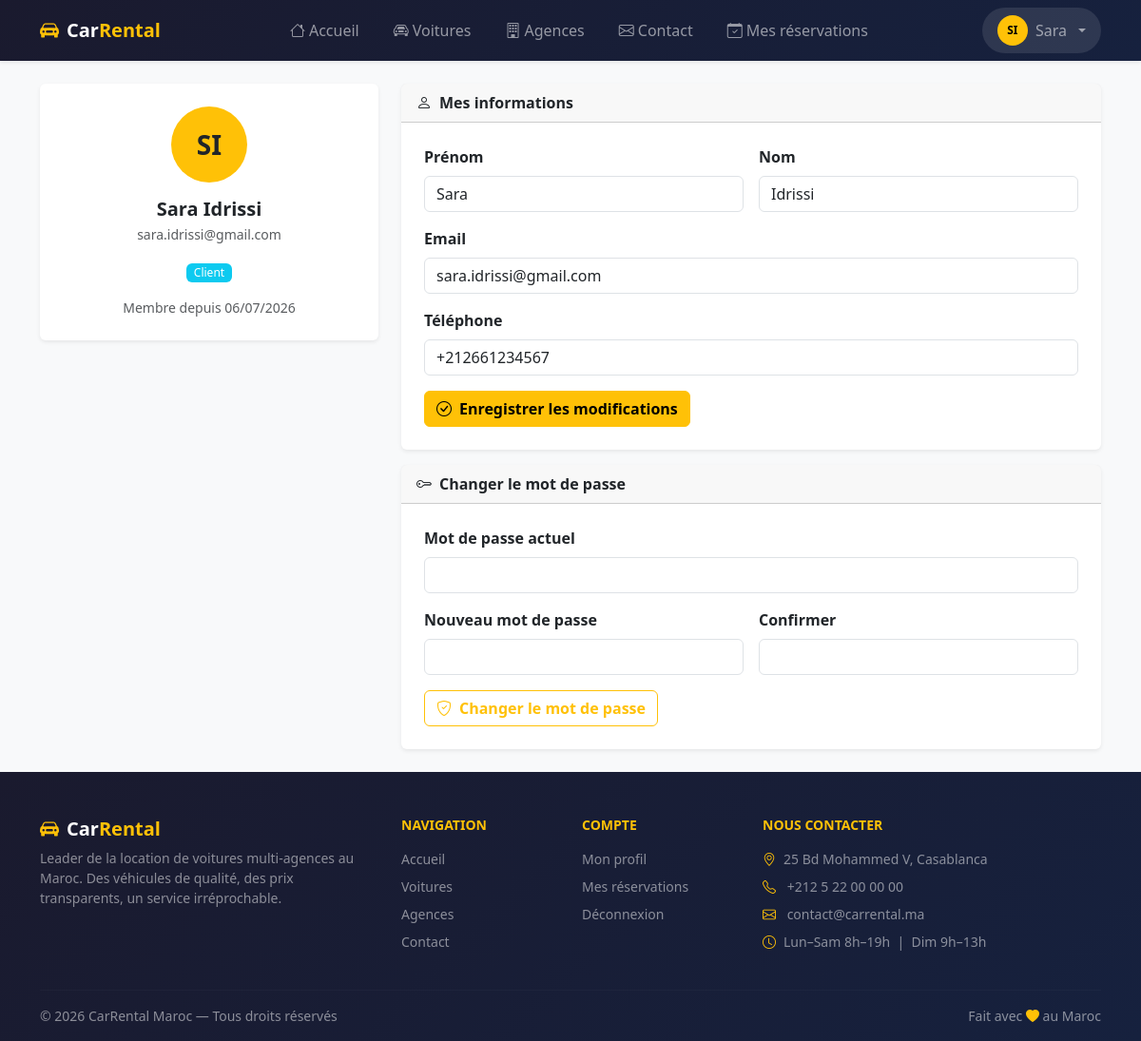
The app's page /profile (signed in) with its own data.
### tables this page shows
CREATE TABLE users (
    id          INT UNSIGNED    NOT NULL AUTO_INCREMENT,
    nom         VARCHAR(100)    NOT NULL,
    prenom      VARCHAR(100)    NOT NULL,
    email       VARCHAR(191)    NOT NULL,
    password    VARCHAR(255)    NOT NULL,
    role        ENUM('client', 'agency_manager', 'super_manager')
                                NOT NULL DEFAULT 'client',
    telephone   VARCHAR(20)     NULL,
    avatar      VARCHAR(255)    NULL,
    actif       TINYINT(1)      NOT NULL DEFAULT 1,
    created_at  TIMESTAMP       NOT NULL DEFAULT CURRENT_TIMESTAMP,
    updated_at  TIMESTAMP       NOT NULL DEFAULT CURRENT_TIMESTAMP
                                ON UPDATE CURRENT_TIMESTAMP,
    PRIMARY KEY (id),
    UNIQUE KEY uq_users_email (email),
    INDEX idx_users_role (role),
    INDEX idx_users_actif (actif)
);

### app/Views/auth/profile.php (the view, shortened to what the rows shown need)
<div class="row g-4">
    <div class="col-md-4">
        <div class="card shadow-sm text-center">
            <div class="card-body py-4">
                <div class="mx-auto mb-3 d-flex align-items-center justify-content-center bg-warning text-dark rounded-circle fw-bold"
                     style="width:80px;height:80px;font-size:28px;">
                    <?= strtoupper(substr($user['prenom'],0,1).substr($user['nom'],0,1)) ?>
                </div>
                <h5 class="fw-bold mb-1"><?= htmlspecialchars($user['prenom'].' '.$user['nom']) ?></h5>
                <p class="text-muted small"><?= htmlspecialchars($user['email']) ?></p>
                <?php
                $roleLabels = ['client'=>'Client','agency_manager'=>'Manager agence','super_manager'=>'Super manager'];
                $roleColors = ['client'=>'info','agency_manager'=>'warning','super_manager'=>'danger'];
                ?>
                <span class="badge bg-<?= $roleColors[$user['role']] ?? 'secondary' ?>">
                    <?= $roleLabels[$user['role']] ?? $user['role'] ?>
                </span>
                <div class="text-muted small mt-3">Membre depuis <?= date('d/m/Y', strtotime($user['created_at'])) ?></div>
            </div>
        </div>
    </div>
    <div class="col-md-8">
        <div class="card shadow-sm mb-3">
            <div class="card-header fw-bold"><i class="bi bi-person me-2"></i>Mes informations</div>
            <div class="card-body p-4">
                <form method="POST" action="/profile">
                    <div class="row g-3">
                        <div class="col-6">
                            <label class="form-label fw-bold">Prénom</label>
                            <input type="text" name="prenom" class="form-control" value="<?= htmlspecialchars($user['prenom']) ?>" required>
                        </div>
                        <div class="col-6">
                            <label class="form-label fw-bold">Nom</label>
                            <input type="text" name="nom" class="form-control" value="<?= htmlspecialchars($user['nom']) ?>" required>
                        </div>
                        <div class="col-12">
                            <label class="form-label fw-bold">Email</label>
                            <input type="email" name="email" class="form-control" value="<?= htmlspecialchars($user['email']) ?>" required>
                        </div>
                        <div class="col-12">
                            <label class="form-label fw-bold">Téléphone</label>
                            <input type="tel" name="telephone" class="form-control" value="<?= htmlspecialchars($user['telephone'] ?? '') ?>">
                        </div>
                        <div class="col-12">
                            <button type="submit" class="btn btn-warning fw-bold">
                                <i class="bi bi-check-circle me-2"></i>Enregistrer les modifications
                            </button>
                        </div>
                    </div>
                </form>
            </div>
        </div>
        <div class="card shadow-sm">
            <div class="card-header fw-bold"><i class="bi bi-key me-2"></i>Changer le mot de passe</div>
            <div class="card-body p-4">
                <form method="POST" action="/profile/password">
                    <div class="row g-3">
                        <div class="col-12">
                            <label class="form-label fw-bold">Mot de passe actuel</label>
                            <input type="password" name="current_password" class="form-control" required>
                        </div>
                        <div class="col-6">
                            <label class="form-label fw-bold">Nouveau mot de passe</label>
                            <input type="password" name="new_password" class="form-control" minlength="8" required>
                        </div>
                        <div class="col-6">
                            <label class="form-label fw-bold">Confirmer</label>
                            <input type="password" name="confirm_password" class="form-control" required>
                        </div>
                        <div class="col-12">
                            <button type="submit" class="btn btn-outline-warning fw-bold">
                                <i class="bi bi-shield-check me-2"></i>Changer le mot de passe
                            </button>
                        </div>
                    </div>
                </form>
            </div>
        </div>
    </div>
</div>

### core/Router.php (shortened to what the rows shown need)
<?php
class Router
{
    private array $routes = [];
    private function add(string $method, string $path, string $controller, string $action): void
    {
        $this->routes[] = [
            'method'     => $method,
            'pattern'    => $this->pathToRegex($path),
            'controller' => $controller,
            'action'     => $action,
            'params'     => $this->extractParamNames($path),
        ];
    }
    public function dispatch(string $method, string $uri): void
    {
        $uri = '/' . trim(strtok($uri, '?'), '/');
        foreach ($this->routes as $route) {
            if ($route['method'] !== $method) continue;
            if (preg_match($route['pattern'], $uri, $matches)) {
                $params = $this->extractParams($route['params'], $matches);
                $this->call($route['controller'], $route['action'], $params);
                return;
            }
        }
    }
    private function call(string $fqcn, string $action, array $params): void
    {
        $controller = new $fqcn();
        call_user_func_array([$controller, $action], $params);
    }
    private function pathToRegex(string $path): string
    {
        $pattern = preg_replace('/\{[a-z_]+\}/', '([0-9]+)', $path);
        return '#^' . $pattern . '$#';
    }
    private function extractParamNames(string $path): array
    {
        preg_match_all('/\{([a-z_]+)\}/', $path, $matches);
        return $matches[1];
    }
    private function extractParams(array $names, array $matches): array
    {
        $params = [];
        return array_values($params);
    }
}

### app/Views/layouts/navbar.php (shortened to what the rows shown need)
<?php
$role     = $_SESSION['user_role'] ?? null;
$authUser = $_SESSION['user']      ?? null;
$uri      = parse_url($_SERVER['REQUEST_URI'], PHP_URL_PATH);
function navActive(string $path, bool $exact = false): string {
    global $uri;
    return $exact ? ($uri === $path ? 'active' : '') : (str_starts_with($uri, $path) ? 'active' : '');
}
?>
<nav class="navbar navbar-expand-lg navbar-dark shadow-sm sticky-top" style="background:linear-gradient(135deg,#1a1a2e 0%,#16213e 100%);">
    <div class="container">
        <a class="navbar-brand fw-bold d-flex align-items-center gap-2" href="/">
            <span class="brand-icon"><i class="bi bi-car-front-fill text-warning"></i></span>
            <span>Car<span class="text-warning">Rental</span></span>
        </a>
        <div class="collapse navbar-collapse" id="navMain">
            <ul class="navbar-nav mx-auto gap-1">
                <li class="nav-item">
                    <a class="nav-link px-3 rounded-pill <?= navActive('/', true) ?>" href="/">
                        <i class="bi bi-house me-1"></i>Accueil
                    </a>
                </li>
                <li class="nav-item">
                    <a class="nav-link px-3 rounded-pill <?= navActive('/cars') ?>" href="/cars">
                        <i class="bi bi-car-front me-1"></i>Voitures
                    </a>
                </li>
                <li class="nav-item">
                    <a class="nav-link px-3 rounded-pill <?= navActive('/agences') ?>" href="/agences">
                        <i class="bi bi-building me-1"></i>Agences
                    </a>
                </li>
                <li class="nav-item">
                    <a class="nav-link px-3 rounded-pill <?= navActive('/contact') ?>" href="/contact">
                        <i class="bi bi-envelope me-1"></i>Contact
                    </a>
                </li>
                <?php if ($role === 'client'): ?>
                    <li class="nav-item">
                        <a class="nav-link px-3 rounded-pill <?= navActive('/reservations') ?>" href="/reservations">
                            <i class="bi bi-calendar-check me-1"></i>Mes réservations
                        </a>
                    </li>
                <?php endif; ?>
            </ul>
            <ul class="navbar-nav gap-2 align-items-lg-center">
                <?php if ($authUser): ?>
                    <li class="nav-item dropdown">
                        <a class="nav-link dropdown-toggle d-flex align-items-center gap-2 px-3 py-2 rounded-pill bg-white bg-opacity-10"
                           href="#" data-bs-toggle="dropdown">
                            <span class="avatar-sm">
                                <?= strtoupper(substr($authUser['prenom'],0,1).substr($authUser['nom'],0,1)) ?>
                            </span>
                            <span class="d-none d-lg-inline"><?= htmlspecialchars($authUser['prenom']) ?></span>
                        </a>
                    </li>
                <?php endif; ?>
            </ul>
        </div>
    </div>
</nav>

### app/Views/layouts/footer.php (shortened to what the rows shown need)
<footer class="text-white pt-5 pb-3 mt-auto" style="background:linear-gradient(135deg,#1a1a2e 0%,#16213e 100%);">
    <div class="container">
        <div class="row g-4 mb-4">
            <div class="col-lg-4">
                <a href="/" class="text-decoration-none">
                    <h5 class="fw-bold text-white mb-2">
                        <i class="bi bi-car-front-fill text-warning me-2"></i>Car<span class="text-warning">Rental</span>
                    </h5>
                </a>
                <p class="text-white-50 small">
                    Leader de la location de voitures multi-agences au Maroc.
                    Des véhicules de qualité, des prix transparents, un service irréprochable.
                </p>
            </div>
            <div class="col-6 col-lg-2">
                <h6 class="text-warning fw-bold mb-3 text-uppercase small">Navigation</h6>
                <ul class="list-unstyled small">
                    <li class="mb-2"><a href="/"        class="text-white-50 text-decoration-none footer-link">Accueil</a></li>
                    <li class="mb-2"><a href="/cars"     class="text-white-50 text-decoration-none footer-link">Voitures</a></li>
                    <li class="mb-2"><a href="/agences"  class="text-white-50 text-decoration-none footer-link">Agences</a></li>
                    <li class="mb-2"><a href="/contact"  class="text-white-50 text-decoration-none footer-link">Contact</a></li>
                </ul>
            </div>
            <div class="col-6 col-lg-2">
                <h6 class="text-warning fw-bold mb-3 text-uppercase small">Compte</h6>
                <ul class="list-unstyled small">
                    <?php if (!isset($_SESSION['user_id'])): ?>
                        <li class="mb-2"><a href="/login"    class="text-white-50 text-decoration-none footer-link">Connexion</a></li>
                        <li class="mb-2"><a href="/register" class="text-white-50 text-decoration-none footer-link">S'inscrire</a></li>
                    <?php else: ?>
                        <li class="mb-2"><a href="/profile"      class="text-white-50 text-decoration-none footer-link">Mon profil</a></li>
                        <li class="mb-2"><a href="/reservations" class="text-white-50 text-decoration-none footer-link">Mes réservations</a></li>
                        <li class="mb-2"><a href="/logout"       class="text-white-50 text-decoration-none footer-link">Déconnexion</a></li>
                    <?php endif; ?>
                </ul>
            </div>
            <div class="col-lg-4">
                <h6 class="text-warning fw-bold mb-3 text-uppercase small">Nous contacter</h6>
                <ul class="list-unstyled small text-white-50">
                    <li class="mb-2"><i class="bi bi-geo-alt text-warning me-2"></i>25 Bd Mohammed V, Casablanca</li>
                    <li class="mb-2">
                        <i class="bi bi-telephone text-warning me-2"></i>
                        <a href="tel:+212522000000" class="text-white-50 text-decoration-none">+212 5 22 00 00 00</a>
                    </li>
                    <li class="mb-2">
                        <i class="bi bi-envelope text-warning me-2"></i>
                        <a href="mailto:contact@carrental.ma" class="text-white-50 text-decoration-none">contact@carrental.ma</a>
                    </li>
                    <li><i class="bi bi-clock text-warning me-2"></i>Lun–Sam 8h–19h &nbsp;|&nbsp; Dim 9h–13h</li>
                </ul>
            </div>
        </div>
        <hr class="border-white border-opacity-10">
        <div class="d-flex flex-column flex-md-row justify-content-between align-items-center gap-2">
            <p class="text-white-50 small mb-0">
                &copy; <?= date('Y') ?> CarRental Maroc — Tous droits réservés
            </p>
            <p class="text-white-50 small mb-0">
                Fait avec <i class="bi bi-heart-fill text-warning"></i> au Maroc
            </p>
        </div>
    </div>
</footer>

### records on screen
users: prenom+nom "SI", prenom "Sara", prenom+nom "Sara Idrissi", email "sara.idrissi@gmail.com", role "Client", created_at "06/07/2026", nom "Idrissi", telephone "+212661234567"
